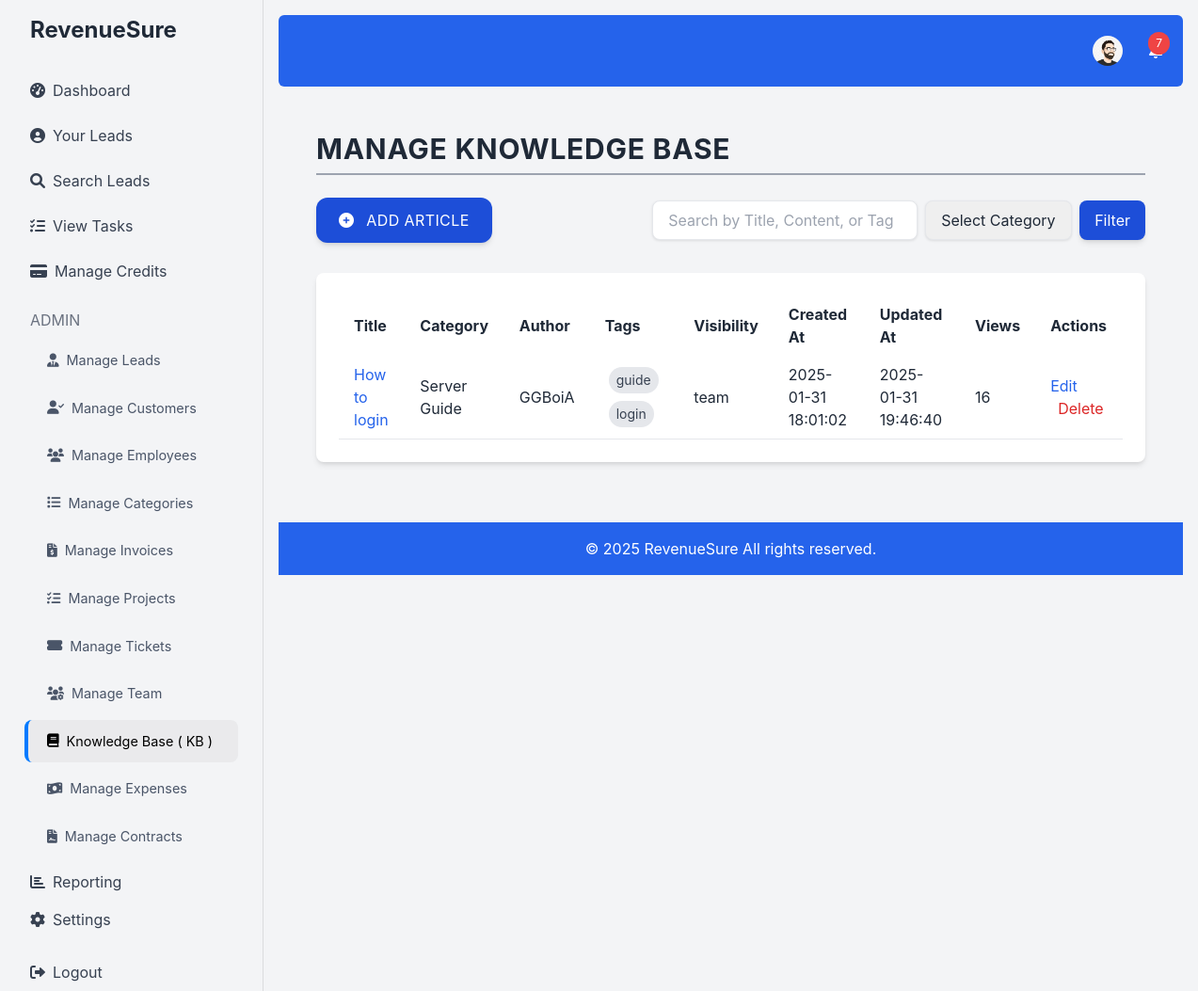
The app's page /manage_knowledge_base.php (signed in), older data.
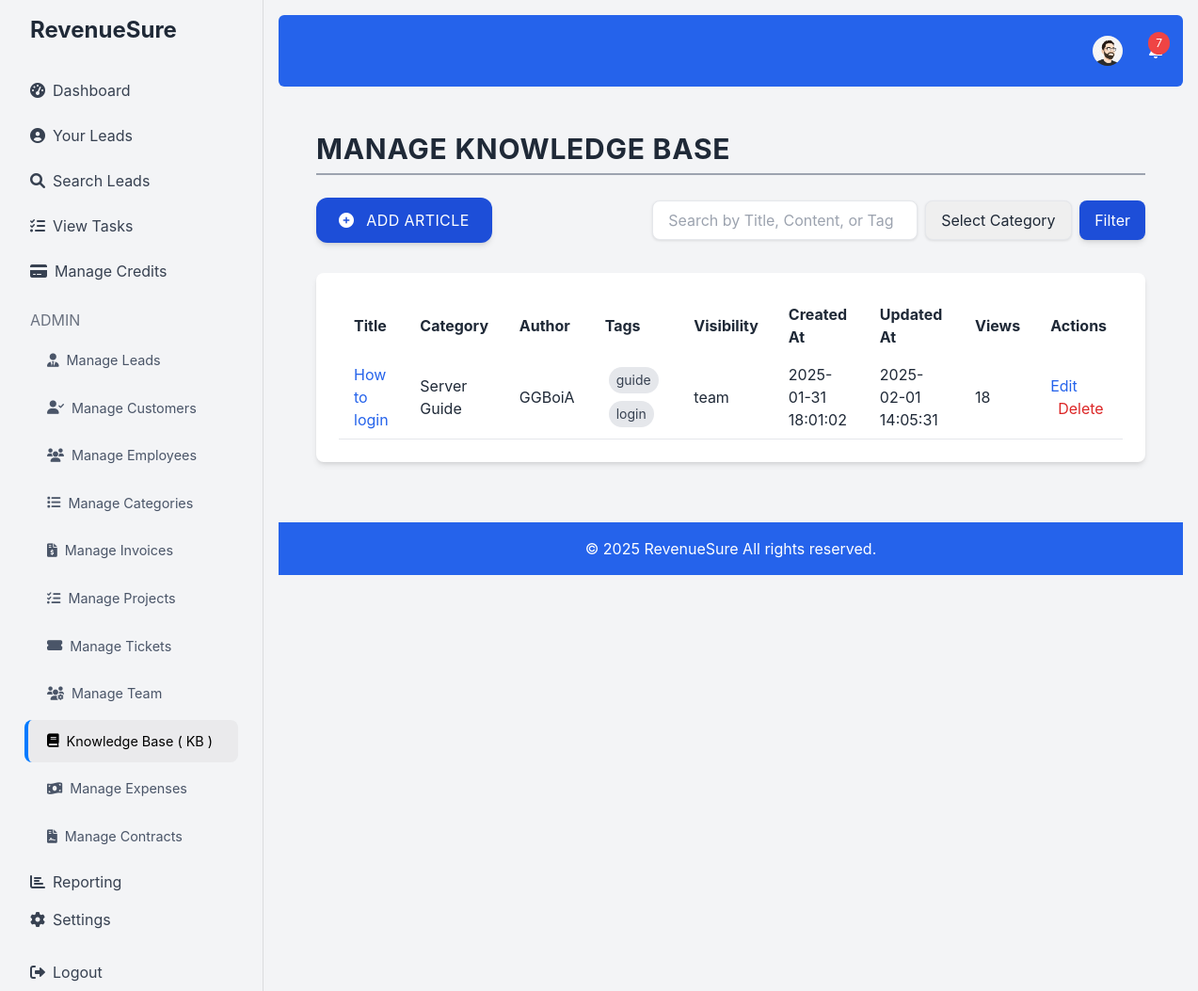
The same page, newer data.
### tables this page shows
CREATE TABLE `knowledge_base_articles` (
  `id` int(11) NOT NULL,
  `title` varchar(255) NOT NULL,
  `content` text DEFAULT NULL,
  `category_id` int(11) DEFAULT NULL,
  `visibility` enum('all','team','admin','draft') DEFAULT 'all',
  `access_level` enum('public','private') DEFAULT 'public',
  `user_id` int(11) NOT NULL,
  `created_at` timestamp NOT NULL DEFAULT current_timestamp(),
  `updated_at` timestamp NULL DEFAULT NULL ON UPDATE current_timestamp(),
  `view_count` int(11) DEFAULT 0
);

CREATE TABLE `knowledge_base_categories` (
  `id` int(11) NOT NULL,
  `name` varchar(255) NOT NULL,
  `parent_id` int(11) DEFAULT NULL,
  `created_at` timestamp NOT NULL DEFAULT current_timestamp()
);

CREATE TABLE `users` (
  `id` int(11) NOT NULL,
  `username` varchar(50) NOT NULL,
  `email` varchar(100) NOT NULL,
  `password` varchar(255) NOT NULL,
  `credits` int(11) DEFAULT 0,
  `created_at` timestamp NOT NULL DEFAULT current_timestamp(),
  `role` enum('admin','user') DEFAULT 'user',
  `profile_picture` varchar(255) DEFAULT NULL,
  `role_id` int(11) DEFAULT NULL,
  `department_id` int(11) DEFAULT NULL
);

### manage_knowledge_base.php (the view, shortened to what the changed rows need)
<?php
require 'db.php';
$query = "SELECT knowledge_base_articles.*, knowledge_base_categories.name as category_name, users.username as author_name
          FROM knowledge_base_articles
            LEFT JOIN knowledge_base_categories ON knowledge_base_articles.category_id = knowledge_base_categories.id
            LEFT JOIN users ON knowledge_base_articles.user_id = users.id";
$query .= " ORDER BY created_at DESC";
$stmt = $conn->prepare($query);
$stmt->execute();
$articles = $stmt->fetchAll(PDO::FETCH_ASSOC);
require 'header.php';
?>
<div class="container mx-auto p-6 fade-in">
   <h1 class="text-3xl font-bold text-gray-800 mb-6 uppercase tracking-wide border-b-2 border-gray-400 pb-2">Manage Knowledge Base</h1>
        <div class="bg-white p-6 rounded-lg shadow-md">
           <table class="w-full text-left">
                <thead>
                   <tr>
                      <th class="px-4 py-2">Title</th>
                         <th class="px-4 py-2">Category</th>
                        <th class="px-4 py-2">Author</th>
                          <th class="px-4 py-2">Tags</th>
                        <th class="px-4 py-2">Visibility</th>
                         <th class="px-4 py-2">Created At</th>
                       <th class="px-4 py-2">Updated At</th>
                       <th class="px-4 py-2">Views</th>
                         <th class="px-4 py-2">Actions</th>
                    </tr>
                 </thead>
                <tbody>
                    <?php if ($articles): ?>
                        <?php foreach ($articles as $article): ?>
                         <tr class="border-b">
                               <td class="px-4 py-2"><a href="view_knowledge_base_article.php?id=<?php echo $article['id']; ?>" class="text-blue-600 hover:underline"><?php echo htmlspecialchars($article['title']); ?></a></td>
                              <td class="px-4 py-2"><?php echo htmlspecialchars($article['category_name'] ? $article['category_name'] : "Uncategorized"); ?></td>
                                <td class="px-4 py-2"><?php echo htmlspecialchars($article['author_name']); ?></td>
                              <td class="px-4 py-2">
                                  <?php
                                        $stmt = $conn->prepare("SELECT tag FROM knowledge_base_article_tags WHERE article_id = :article_id");
                                         $stmt->bindParam(':article_id', $article['id']);
                                           $stmt->execute();
                                        $tags = $stmt->fetchAll(PDO::FETCH_COLUMN);
                                      if($tags):
                                           foreach($tags as $tag){
                                             echo '<span class="inline-block bg-gray-200 px-2 py-1 m-1 rounded-full text-gray-700 text-sm">' . htmlspecialchars($tag) . '</span>';
                                            }
                                         else :
                                                echo "No Tags Added";
                                        endif;
                                 ?>
                             </td>
                            <td class="px-4 py-2"><?php echo htmlspecialchars($article['visibility']); ?></td>
                              <td class="px-4 py-2"><?php echo htmlspecialchars($article['created_at']); ?></td>
                                <td class="px-4 py-2"><?php echo htmlspecialchars($article['updated_at'] ? $article['updated_at'] : 'N/A'); ?></td>
                               <td class="px-4 py-2"><?php echo htmlspecialchars($article['view_count']); ?></td>
                                <td class="px-4 py-2">
                                   <a href="edit_knowledge_base_article.php?id=<?php echo $article['id']; ?>" class="text-blue-600 hover:underline">Edit</a>
                                   <a href="delete_knowledge_base_article.php?id=<?php echo $article['id']; ?>" class="text-red-600 hover:underline ml-2">Delete</a>
                                </td>
                           </tr>
                        <?php endforeach; ?>
                    <?php else: ?>
                        <tr>
                            <td colspan="8" class="px-4 py-2 text-center text-gray-600">No articles found.</td>
                        </tr>
                   <?php endif; ?>
               </tbody>
         </table>
      </div>
</div>
<?php
require 'footer.php';
?>

Row changes from the older to the newer data that the page shows:
changed knowledge_base_articles "How to login": updated_at "2025-01-31 19:46:40" → "2025-02-01 14:05:31"; view_count "16" → "18"
